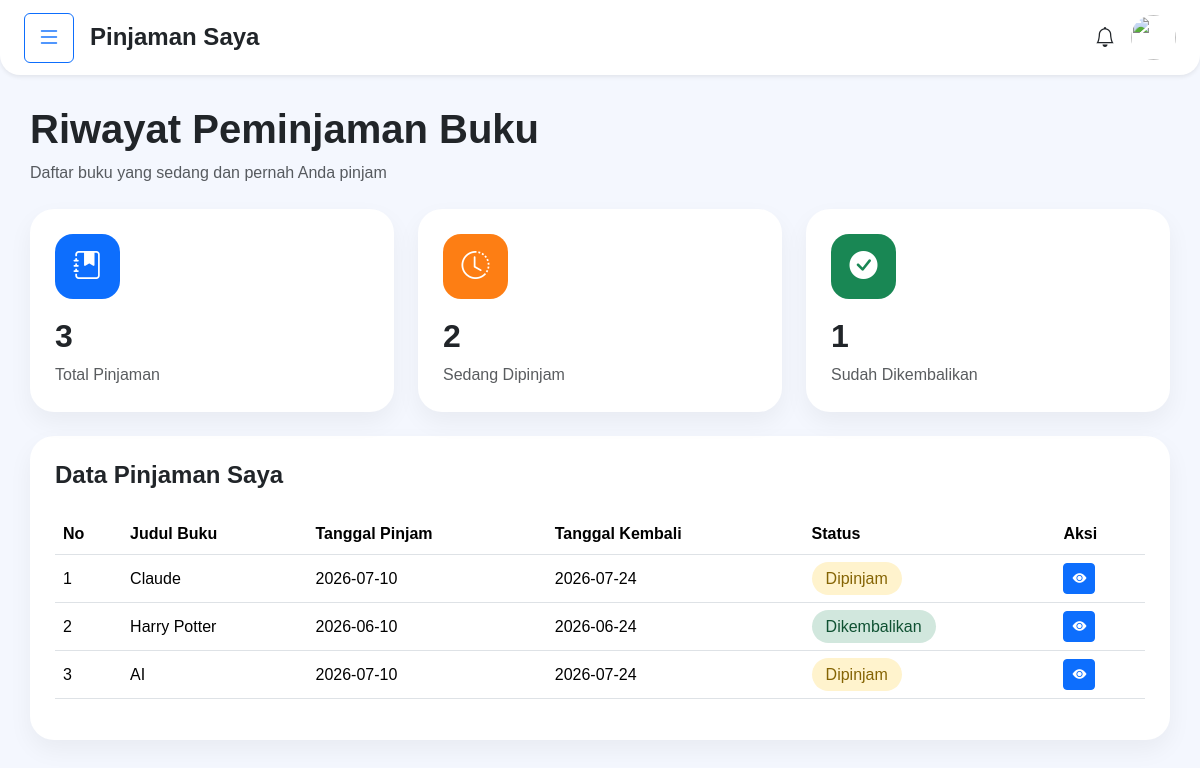
Screenshot of /pinjam.php (signed in) with the database file from the repository.
### tables this page shows
CREATE TABLE `peminjaman` (
  `id` int NOT NULL,
  `user_id` int DEFAULT NULL,
  `buku_id` int DEFAULT NULL,
  `tanggal_pinjam` date DEFAULT NULL,
  `tanggal_kembali` date DEFAULT NULL,
  `status` enum('dipinjam','dikembalikan','dibatalkan','dihapus') DEFAULT NULL,
  `kondisi_buku` enum('baik','rusak') DEFAULT 'baik',
  `tanggal_pengembalian` datetime DEFAULT NULL
);

CREATE TABLE `buku` (
  `id` int NOT NULL,
  `judul` varchar(255) NOT NULL,
  `penulis` varchar(150) NOT NULL,
  `penerbit` varchar(150) DEFAULT NULL,
  `tahun` year DEFAULT NULL,
  `stok` int DEFAULT '0',
  `harga` int NOT NULL DEFAULT '0',
  `cover` varchar(255) DEFAULT NULL,
  `kategori` int DEFAULT NULL,
  `created_at` timestamp NOT NULL DEFAULT CURRENT_TIMESTAMP,
  `status` varchar(50) DEFAULT NULL
);

### controllers/PinjamController.php (called while the page is built, shortened)
<?php
require_once "../models/Pinjam.php";
class PinjamController
{
    private $pinjam;
    public function __construct()
    {
        $this->pinjam = new Pinjam();
    }
    public function index()
    {
        $user_id = $_SESSION['id'];
        $data = $this->pinjam->getByUser($user_id);
        $totalPinjam   = $this->pinjam->countByUser($user_id);
        $totalDipinjam = $this->pinjam->countDipinjamByUser($user_id);
        $totalKembali  = $this->pinjam->countKembaliByUser($user_id);
        require "../views/pinjam/index.php";
    }
}

### public/pinjam.php (called while the page is built)
<?php
require_once "../controllers/PinjamController.php";
$controller = new PinjamController();
$controller->index();

### config/database.php (called while the page is built, shortened)
<?php
abstract class Database {
    private $host = "localhost";
    private $user = "root";
    private $pass = "";
    private $db   = "perpustakaan_digital";
    public function __construct(){
        $this->conn = mysqli_connect(
            $this->host,
            $this->user,
            $this->pass,
            $this->db
        );
    }
}

### models/Pinjam.php (called while the page is built, shortened)
<?php
require_once "../config/database.php";
class Pinjam extends Database
{
    public function getByUser($user_id)
    {
        $user_id = (int)$user_id;
        $query = "
            SELECT
                p.*,
                b.judul,
                b.penulis,
                b.cover
            FROM peminjaman p
            JOIN buku b ON p.buku_id = b.id
            WHERE p.user_id = $user_id
            ORDER BY p.id DESC
        ";
        $result = $this->conn->query($query);
        $data = [];
        while($row = $result->fetch_assoc()){
            $data[] = $row;
        }
        return $data;
    }
    public function countByUser($user_id)
{
    $user_id = (int)$user_id;
    $query = "
        SELECT COUNT(*) as total
        FROM peminjaman
        WHERE user_id = $user_id
    ";
    $result = $this->conn->query($query);
    $row = $result->fetch_assoc();
    return $row['total'];
}
public function countDipinjamByUser($user_id)
{
    $user_id = (int)$user_id;
    $query = "
        SELECT COUNT(*) as total
        FROM peminjaman
        WHERE user_id = $user_id
        AND status = 'dipinjam'
    ";
    $result = $this->conn->query($query);
    $row = $result->fetch_assoc();
    return $row['total'];
}
public function countKembaliByUser($user_id)
{
    $user_id = (int)$user_id;
    $query = "
        SELECT COUNT(*) as total
        FROM peminjaman
        WHERE user_id = $user_id
        AND status = 'dikembalikan'
    ";
    $result = $this->conn->query($query);
    $row = $result->fetch_assoc();
    return $row['total'];
}
}

### views/pinjam/index.php (the view, shortened to what this page needs)
<!DOCTYPE html>
<html lang="id">
<head>
<link href="https://cdn.jsdelivr.net/npm/bootstrap@5.3.3/dist/css/bootstrap.min.css" rel="stylesheet">
<link rel="stylesheet" href="https://cdn.jsdelivr.net/npm/bootstrap-icons@1.10.5/font/bootstrap-icons.css">
</head>
<body>
<div id="mainWrapper">
<nav class="navbar navbar-light bg-white shadow-sm px-4">
<div class="d-flex align-items-center">
<button class="btn btn-outline-primary"
data-bs-toggle="offcanvas"
data-bs-target="#sidebar">
<i class="bi bi-list fs-4"></i>
</button>
<h4 class="ms-3 mt-2 fw-bold">
Pinjaman Saya
</h4>
</div>
<div class="d-flex align-items-center gap-3">
<i class="bi bi-bell fs-5"></i>
<img
src="https://cdn-icons-png.flaticon.com/512/3135/3135715.png"
class="profile-img">
</div>
</nav>
<div class="content">
<div class="mb-4">
<h1 class="fw-bold">
Riwayat Peminjaman Buku
</h1>
<p class="text-muted">
Daftar buku yang sedang dan pernah Anda pinjam
</p>
</div>
<div class="row g-4 mb-4">
<div class="col-md-4">
<div class="card-dashboard">
<div class="icon-box bg-blue">
<i class="bi bi-journal-bookmark-fill"></i>
</div>
<h2 class="fw-bold">
<?= $totalPinjam ?>
</h2>
<p class="text-muted mb-0">
Total Pinjaman
</p>
</div>
</div>
<div class="col-md-4">
<div class="card-dashboard">
<div class="icon-box bg-orange">
<i class="bi bi-clock-history"></i>
</div>
<h2 class="fw-bold">
<?= $totalDipinjam ?>
</h2>
<p class="text-muted mb-0">
Sedang Dipinjam
</p>
</div>
</div>
<div class="col-md-4">
<div class="card-dashboard">
<div class="icon-box bg-green">
<i class="bi bi-check-circle-fill"></i>
</div>
<h2 class="fw-bold">
<?= $totalKembali ?>
</h2>
<p class="text-muted mb-0">
Sudah Dikembalikan
</p>
</div>
</div>
</div>
<div class="table-box">
<div class="mb-4">
<h4 class="fw-bold">
Data Pinjaman Saya
</h4>
</div>
<div class="table-responsive">
<table class="table align-middle">
<thead>
<tr>
<th>No</th>
<th>Judul Buku</th>
<th>Tanggal Pinjam</th>
<th>Tanggal Kembali</th>
<th>Status</th>
<th>Aksi</th>
</tr>
</thead>
<tbody>
<?php $no = 1; ?>
<?php foreach($data as $d): ?>
<tr>
<td><?= $no++ ?></td>
<td>
<?= htmlspecialchars($d['judul']) ?>
</td>
<td>
<?= $d['tanggal_pinjam'] ?>
</td>
<td>
<?= $d['tanggal_kembali'] ?>
</td>
<td>
<?php if($d['status'] == 'dipinjam'): ?>
<span class="badge-pinjam">
Dipinjam
</span>
<?php elseif($d['status'] == 'terlambat'): ?>
<span class="badge bg-danger">
Terlambat
</span>
<?php else: ?>
<span class="badge-kembali">
Dikembalikan
</span>
<?php endif; ?>
</td>
<td>
<button
class="btn btn-primary btn-sm"
data-bs-toggle="modal"
data-bs-target="#detail<?= $d['id'] ?>">
<i class="bi bi-eye-fill"></i>
</button>
</td>
</tr>
<?php endforeach; ?>
</tbody>
</table>
</div>
</div>
</div>
</div>
</body>
</html>

### views/pinjam/index.php (style rules this page uses)
body { background:#f4f7fe; font-family:'Poppins',sans-serif; overflow-x:hidden; }
#mainWrapper { transition:.3s ease; }
.navbar { height:75px; border-radius:0 0 20px 20px; }
.content { padding:30px; }
.card-dashboard { border:none; border-radius:24px; padding:25px; background:white; box-shadow:0 10px 25px rgba(0,0,0,.05); }
.icon-box { width:65px; height:65px; border-radius:18px; display:flex; justify-content:center; align-items:center; color:white; font-size:28px; margin-bottom:18px; }
.bg-blue { background:#0d6efd; }
.bg-green { background:#198754; }
.bg-orange { background:#fd7e14; }
.table-box { background:white; border-radius:24px; padding:25px; box-shadow:0 10px 25px rgba(0,0,0,.05); }
.badge-pinjam { background:#fff3cd; color:#856404; padding:8px 14px; border-radius:20px; }
.badge-kembali { background:#d1e7dd; color:#0f5132; padding:8px 14px; border-radius:20px; }
.profile-img { width:45px; height:45px; border-radius:50%; }

### rows the page displays
peminjaman: buku.judul "Claude", tanggal_pinjam "2026-07-10", tanggal_kembali "2026-07-24", status "Dipinjam"
peminjaman: buku.judul "Harry Potter", tanggal_pinjam "2026-06-10", tanggal_kembali "2026-06-24", status "Dikembalikan"
peminjaman: buku.judul "AI", tanggal_pinjam "2026-07-10", tanggal_kembali "2026-07-24", status "Dipinjam"

### other values shown
$totalPinjam "3"
$totalDipinjam "2"
$totalKembali "1"
